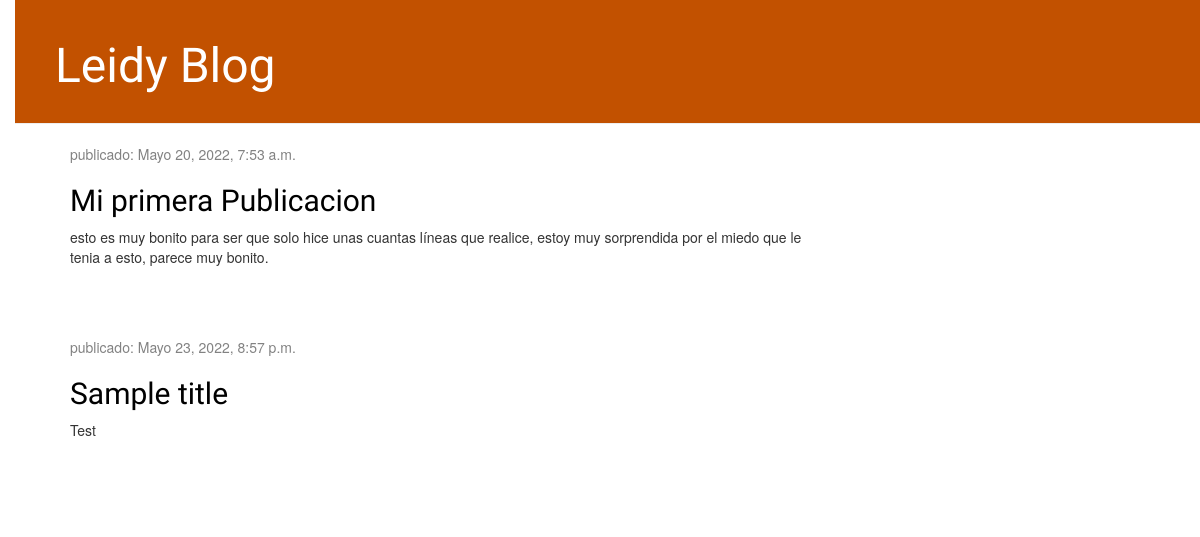
Before: / with the older database file.
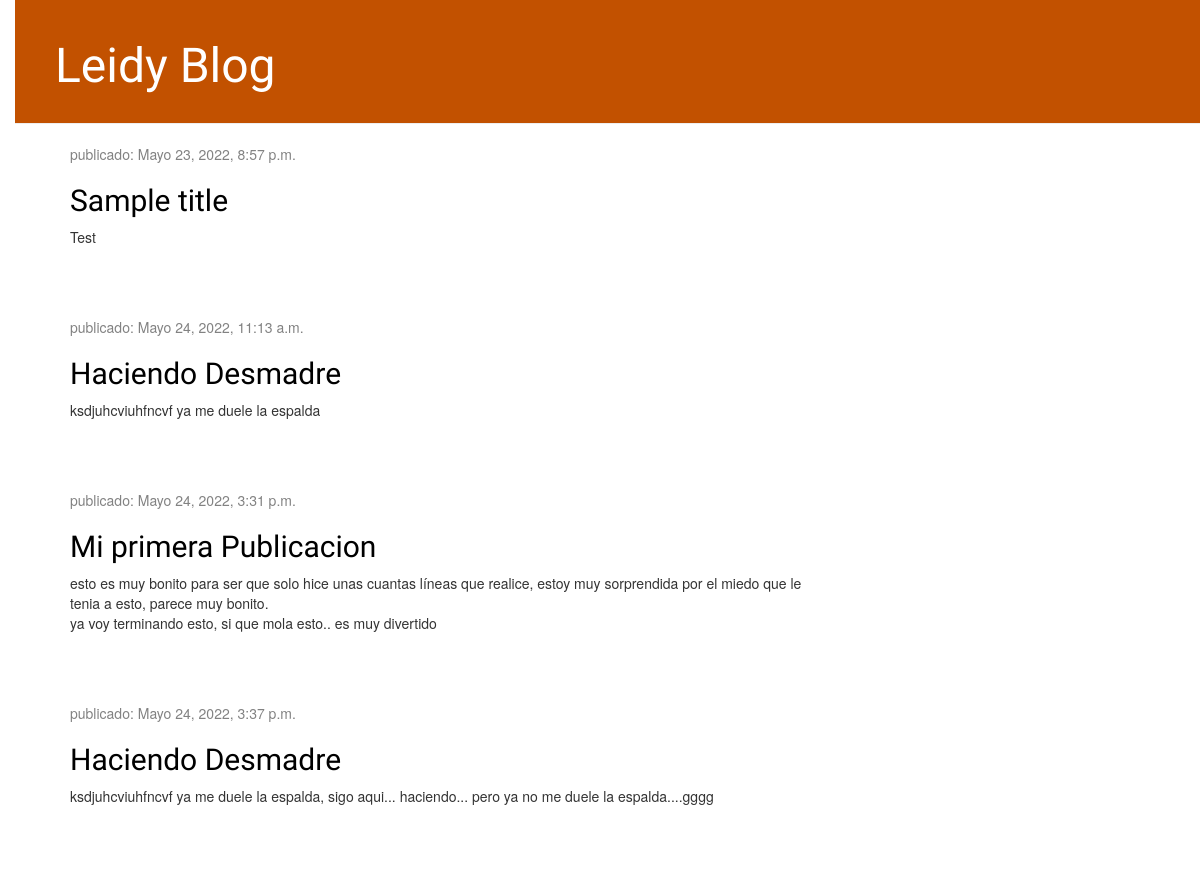
After: the same page with the newer database file.
### blog/models.py (models this page shows, shortened)
class Post(models.Model):
    autor = models.ForeignKey(settings.AUTH_USER_MODEL, on_delete=models.CASCADE)
    titulo = models.CharField(max_length=200)
    texto = models.TextField()
    fecha_creacion = models.DateTimeField(default=timezone.now)
    fecha_publicacion = models.DateTimeField(blank=True, null=True)

### blog/views.py (the view)
# urls.py: path('', views.post_list, name='post_list'),
def post_list(request):
    posts = Post.objects.filter(fecha_publicacion__lte=timezone.now()).order_by('fecha_publicacion')
    return render(request, 'blog/post_list.html', {'posts':posts})

### blog/templates/blog/post_list.html
      {% extends 'blog/base.html' %}
        {% block content %}
            {% for post in posts %}
                <div class="post">
                    <div class="date">
                        <p>publicado: {{ post.fecha_publicacion }}</p>
                    </div>
                    <h2><a href="{% url 'post_detail' pk=post.pk %}">{{ post.titulo}}</a></h2>
                    <p>{{ post.texto|linebreaksbr }}</p>
                </div>
            {% endfor %}
        {% endblock %}

### blog/templates/blog/base.html (shortened to what this page needs)
{% load static %}
<html>
  <head>
    <link rel="stylesheet" href="//maxcdn.bootstrapcdn.com/bootstrap/3.2.0/css/bootstrap.min.css">
    <link rel="stylesheet" href="//maxcdn.bootstrapcdn.com/bootstrap/3.2.0/css/bootstrap-theme.min.css">
    <link rel="stylesheet" href="{% static 'css/blog.css' %}">
  </head>
  <body>
    <div class="page-header">
        <h1><a href="/">Leidy Blog</a></h1>
    </div>
    <div class="content container">
        <div class="row">
            <div class="col-md-8">
            {% block content %}
            {% endblock %}
            </div>
        </div>
    </div>
  </body>
</html>

### blog/static/css/blog.css (style rules this page uses)
h1 a, h2 a { color: #C25100; font-family: 'Lobster'; }
body { padding-left: 15px; }
.page-header { background-color: #C25100; margin-top: 0; padding: 20px 20px 20px 40px; }
.page-header h1, .page-header h1 a, .page-header h1 a:visited, .page-header h1 a:active { color: #ffffff; font-size: 36pt; text-decoration: none; }
.content { margin-left: 40px; }
h1, h2, h3, h4 { font-family: 'Lobster', cursive; }
.date { color: #828282; }
.post { margin-bottom: 70px; }
.post h2 a, .post h2 a:visited { color: #000000; }

Changed rows visible on the page:
shown differently, row unchanged: Post "Sample title": moves up the list
added Post: fecha_publicacion "Mayo 24, 2022, 11:13 a.m.", titulo "Haciendo Desmadre", texto "ksdjuhcviuhfncvf ya me duele la espalda"
changed Post "Mi primera Publicacion": fecha_publicacion "Mayo 20, 2022, 7:53 a.m." → "Mayo 24, 2022, 3:31 p.m."; texto "esto es muy bonito para ser que solo hice unas cuantas líneas que realice, estoy muy sorprendida por el miedo que le tenia a esto, parece muy bonito." → "…esto, parece muy bonito. ya voy terminando esto, si que mola esto.. es muy divertido"
added Post: fecha_publicacion "Mayo 24, 2022, 3:37 p.m.", titulo "Haciendo Desmadre", texto "ksdjuhcviuhfncvf ya me duele la espalda, sigo aqui... haciendo... pero ya no me duele la espalda....gggg"
